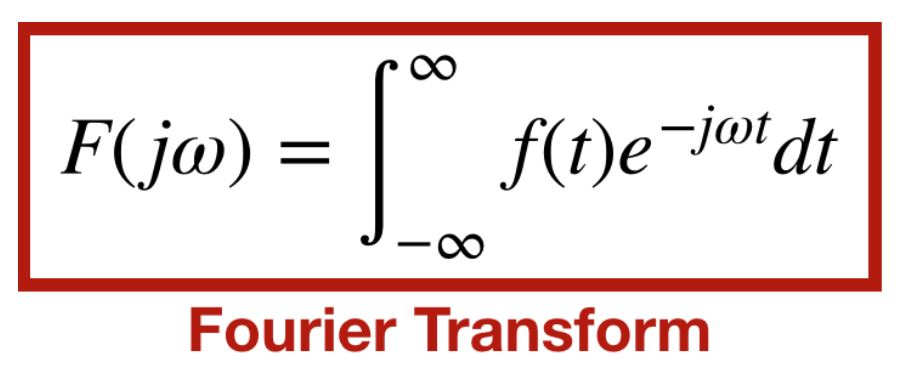
%> input picture HW2/FourierEqn.JPG, 914 x 384 px
$ octave grayscale_fourier_image.m   (GNU Octave 9; MATLAB toolbox functions it lacks are replaced by stand-ins)
%> lines starting %> are read from the running program, lines starting %| are printed output that depends on the picture
% grayscale_fourier_image.m - display magnitude of Fourier Transformed image
% Fred J. Frigo, Ph.D. , Tim Tscheppe
% 16-Sep-2021
%

% Read color photo
im = imread('FourierEqn.jpg');
%> im is the input picture: size 384x914x3 uint8; mean R, G, B 239.2, 223, 221.8
figure();
imshow(im);

% Convert to gray scale
gray = (0.2989 * double(im(:,:,1)) + ...
        0.5870 * double(im(:,:,2)) + ...
        0.1140 * double(im(:,:,3)))/255;
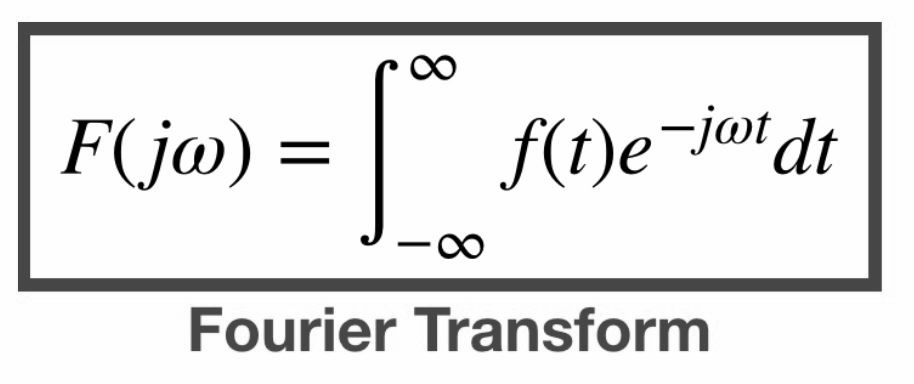
%> gray: size 384x914 double; min 0, max 1, mean 0.893

figure();
imshow(gray);

% Take the magnitude of the FFT
F=fft2(double(gray));
S=fftshift(F);
L=log2(S);
A=abs(L);
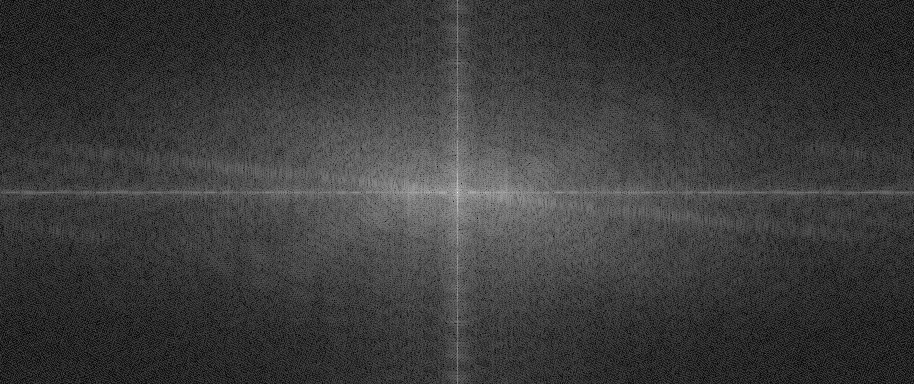
%> A: size 384x914 double; min 0.0193, max 18.26, mean 4.24; drawn with min black and max white
figure();
imagesc(A);
axis image;
title("Magnitude of FFT image");
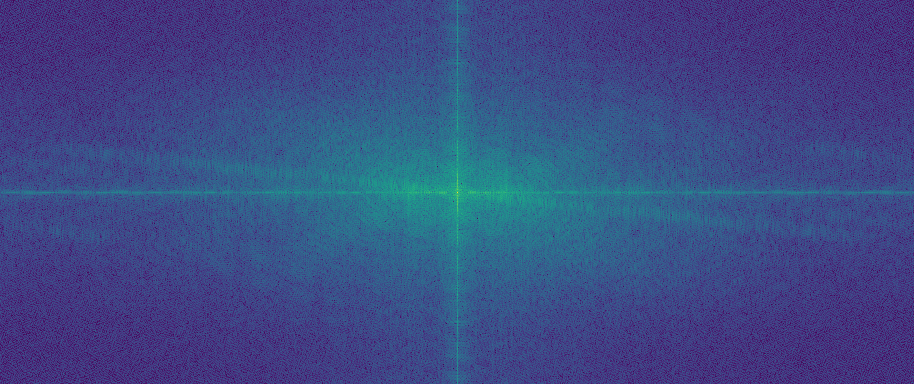
%> displayed picture: size 384x914x3, on the screen's scale of 0 to 255; mean R, G, B 60.2, 75, 133.6
